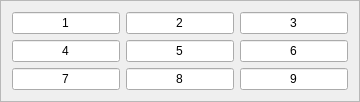
         <widget class="QFrame" name="frame_carre_1">
          <property name="styleSheet">
           <string notr="true"/>
          </property>
          <property name="frameShape">
           <enum>QFrame::StyledPanel</enum>
          </property>
          <property name="frameShadow">
           <enum>QFrame::Raised</enum>
          </property>
          <layout class="QGridLayout" name="gridLayout_18">
           <item row="0" column="2">
            <widget class="QLineEdit" name="l3">
             <property name="text">
              <string>3</string>
             </property>
             <property name="maxLength">
              <number>1</number>
             </property>
             <property name="alignment">
              <set>Qt::AlignCenter</set>
             </property>
            </widget>
           </item>
           <item row="2" column="0">
            <widget class="QLineEdit" name="l19">
             <property name="text">
              <string>7</string>
             </property>
             <property name="maxLength">
              <number>1</number>
             </property>
             <property name="alignment">
              <set>Qt::AlignCenter</set>
             </property>
            </widget>
           </item>
           <item row="0" column="0">
            <widget class="QLineEdit" name="l1">
             <property name="styleSheet">
              <string notr="true"/>
             </property>
             <property name="text">
              <string>1</string>
             </property>
             <property name="maxLength">
              <number>1</number>
             </property>
             <property name="alignment">
              <set>Qt::AlignCenter</set>
             </property>
            </widget>
           </item>
           <item row="0" column="1">
            <widget class="QLineEdit" name="l2">
             <property name="text">
              <string>2</string>
             </property>
             <property name="maxLength">
              <number>1</number>
             </property>
             <property name="alignment">
              <set>Qt::AlignCenter</set>
             </property>
            </widget>
           </item>
           <item row="1" column="1">
            <widget class="QLineEdit" name="l11">
             <property name="text">
              <string>5</string>
             </property>
             <property name="maxLength">
              <number>1</number>
             </property>
             <property name="alignment">
              <set>Qt::AlignCenter</set>
             </property>
            </widget>
           </item>
           <item row="1" column="2">
            <widget class="QLineEdit" name="l12">
             <property name="text">
              <string>6</string>
             </property>
             <property name="maxLength">
              <number>1</number>
             </property>
             <property name="alignment">
              <set>Qt::AlignCenter</set>
             </property>
            </widget>
           </item>
           <item row="1" column="0">
            <widget class="QLineEdit" name="l10">
             <property name="text">
              <string>4</string>
             </property>
             <property name="maxLength">
              <number>1</number>
             </property>
             <property name="alignment">
              <set>Qt::AlignCenter</set>
             </property>
            </widget>
           </item>
           <item row="2" column="1">
            <widget class="QLineEdit" name="l20">
             <property name="enabled">
              <bool>true</bool>
             </property>
             <property name="text">
              <string>8</string>
             </property>
             <property name="maxLength">
              <number>1</number>
             </property>
             <property name="alignment">
              <set>Qt::AlignCenter</set>
             </property>
            </widget>
           </item>
           <item row="2" column="2">
            <widget class="QLineEdit" name="l21">
             <property name="text">
              <string>9</string>
             </property>
             <property name="maxLength">
              <number>1</number>
             </property>
             <property name="alignment">
              <set>Qt::AlignCenter</set>
             </property>
            </widget>
           </item>
          </layout>
         </widget>
